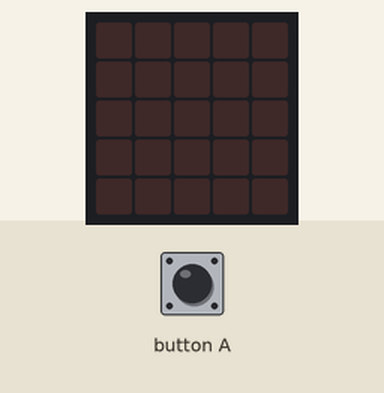
Recording of a program running on a simulated BBC micro:bit (MakeCode). Parts: the board's 5×5 LED display. The inputs (shaded band) are chosen by the test bench.

Above: at 1.2 s.
1.3 s: button A pressed for 0.15 s
At 1.55 s:
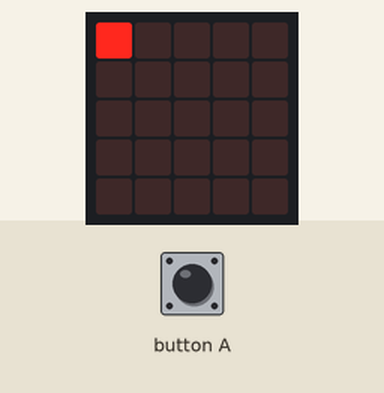
At 1.95 s:
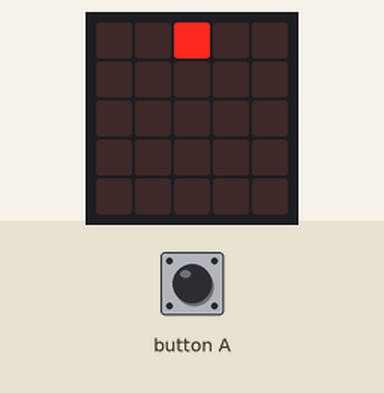
Timing chart, 0 to 4.3 s (numbered marks = the images above; inputs shaded):
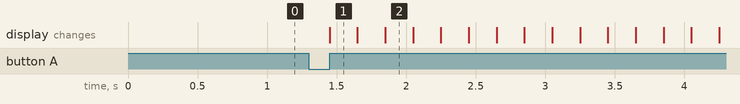

The program:

main.ts
```typescript
input.onButtonPressed(Button.A, function () {
    for (let index_y = 0; index_y <= 4; index_y++) {
        for (let index_x = 0; index_x <= 4; index_x++) {
            led.plot(index_x, index_y)
            basic.pause(200)
            led.unplot(index_x, index_y)
        }
    }
})
```

test.ts
```typescript
// Hier kann man Tests durchführen; diese Datei wird nicht kompiliert, wenn dieses Paket als Erweiterung verwendet wird.
```

Measured:
- after the input at 1.3 s, the display: changes after 0.15 s (image 1)
